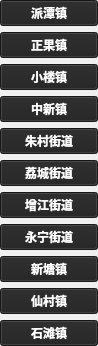
    <widget class="QWidget" name="street_ZengCheng" native="true">
     <property name="geometry">
      <rect>
       <x>10</x>
       <y>309</y>
       <width>98</width>
       <height>311</height>
      </rect>
     </property>
     <layout class="QVBoxLayout" name="verticalLayout_12">
      <property name="leftMargin">
       <number>0</number>
      </property>
      <property name="topMargin">
       <number>0</number>
      </property>
      <property name="rightMargin">
       <number>0</number>
      </property>
      <property name="bottomMargin">
       <number>0</number>
      </property>
      <item>
       <widget class="QPushButton" name="zc1">
        <property name="font">
         <font>
          <family>思源黑体 CN Bold</family>
          <weight>75</weight>
          <bold>true</bold>
         </font>
        </property>
        <property name="styleSheet">
         <string notr="true">background-color: rgb(33, 33, 33);
color: rgb(255, 255, 255);</string>
        </property>
        <property name="text">
         <string>派潭镇</string>
        </property>
       </widget>
      </item>
      <item>
       <widget class="QPushButton" name="zc2">
        <property name="font">
         <font>
          <family>思源黑体 CN Bold</family>
          <weight>75</weight>
          <bold>true</bold>
         </font>
        </property>
        <property name="styleSheet">
         <string notr="true">background-color: rgb(33, 33, 33);
color: rgb(255, 255, 255);</string>
        </property>
        <property name="text">
         <string>正果镇</string>
        </property>
       </widget>
      </item>
      <item>
       <widget class="QPushButton" name="zc3">
        <property name="font">
         <font>
          <family>思源黑体 CN Bold</family>
          <weight>75</weight>
          <bold>true</bold>
         </font>
        </property>
        <property name="styleSheet">
         <string notr="true">background-color: rgb(33, 33, 33);
color: rgb(255, 255, 255);</string>
        </property>
        <property name="text">
         <string>小楼镇</string>
        </property>
       </widget>
      </item>
      <item>
       <widget class="QPushButton" name="zc4">
        <property name="font">
         <font>
          <family>思源黑体 CN Bold</family>
          <weight>75</weight>
          <bold>true</bold>
         </font>
        </property>
        <property name="styleSheet">
         <string notr="true">background-color: rgb(33, 33, 33);
color: rgb(255, 255, 255);</string>
        </property>
        <property name="text">
         <string>中新镇</string>
        </property>
       </widget>
      </item>
      <item>
       <widget class="QPushButton" name="zc5">
        <property name="font">
         <font>
          <family>思源黑体 CN Bold</family>
          <weight>75</weight>
          <bold>true</bold>
         </font>
        </property>
        <property name="styleSheet">
         <string notr="true">background-color: rgb(33, 33, 33);
color: rgb(255, 255, 255);</string>
        </property>
        <property name="text">
         <string>朱村街道</string>
        </property>
       </widget>
      </item>
      <item>
       <widget class="QPushButton" name="zc6">
        <property name="font">
         <font>
          <family>思源黑体 CN Bold</family>
          <weight>75</weight>
          <bold>true</bold>
         </font>
        </property>
        <property name="styleSheet">
         <string notr="true">background-color: rgb(33, 33, 33);
color: rgb(255, 255, 255);</string>
        </property>
        <property name="text">
         <string>荔城街道</string>
        </property>
       </widget>
      </item>
      <item>
       <widget class="QPushButton" name="zc7">
        <property name="font">
         <font>
          <family>思源黑体 CN Bold</family>
          <weight>75</weight>
          <bold>true</bold>
         </font>
        </property>
        <property name="styleSheet">
         <string notr="true">background-color: rgb(33, 33, 33);
color: rgb(255, 255, 255);</string>
        </property>
        <property name="text">
         <string>增江街道</string>
        </property>
       </widget>
      </item>
      <item>
       <widget class="QPushButton" name="zc8">
        <property name="font">
         <font>
          <family>思源黑体 CN Bold</family>
          <weight>75</weight>
          <bold>true</bold>
         </font>
        </property>
        <property name="styleSheet">
         <string notr="true">background-color: rgb(33, 33, 33);
color: rgb(255, 255, 255);</string>
        </property>
        <property name="text">
         <string>永宁街道</string>
        </property>
       </widget>
      </item>
      <item>
       <widget class="QPushButton" name="zc9">
        <property name="font">
         <font>
          <family>思源黑体 CN Bold</family>
          <weight>75</weight>
          <bold>true</bold>
         </font>
        </property>
        <property name="styleSheet">
         <string notr="true">background-color: rgb(33, 33, 33);
color: rgb(255, 255, 255);</string>
        </property>
        <property name="text">
         <string>新塘镇</string>
        </property>
       </widget>
      </item>
      <item>
       <widget class="QPushButton" name="zc10">
        <property name="font">
         <font>
          <family>思源黑体 CN Bold</family>
          <weight>75</weight>
          <bold>true</bold>
         </font>
        </property>
        <property name="styleSheet">
         <string notr="true">background-color: rgb(33, 33, 33);
color: rgb(255, 255, 255);</string>
        </property>
        <property name="text">
         <string>仙村镇</string>
        </property>
       </widget>
      </item>
      <item>
       <widget class="QPushButton" name="zc11">
        <property name="font">
         <font>
          <family>思源黑体 CN Bold</family>
          <weight>75</weight>
          <bold>true</bold>
         </font>
        </property>
        <property name="styleSheet">
         <string notr="true">background-color: rgb(33, 33, 33);
color: rgb(255, 255, 255);</string>
        </property>
        <property name="text">
         <string>石滩镇</string>
        </property>
       </widget>
      </item>
     </layout>
    </widget>
